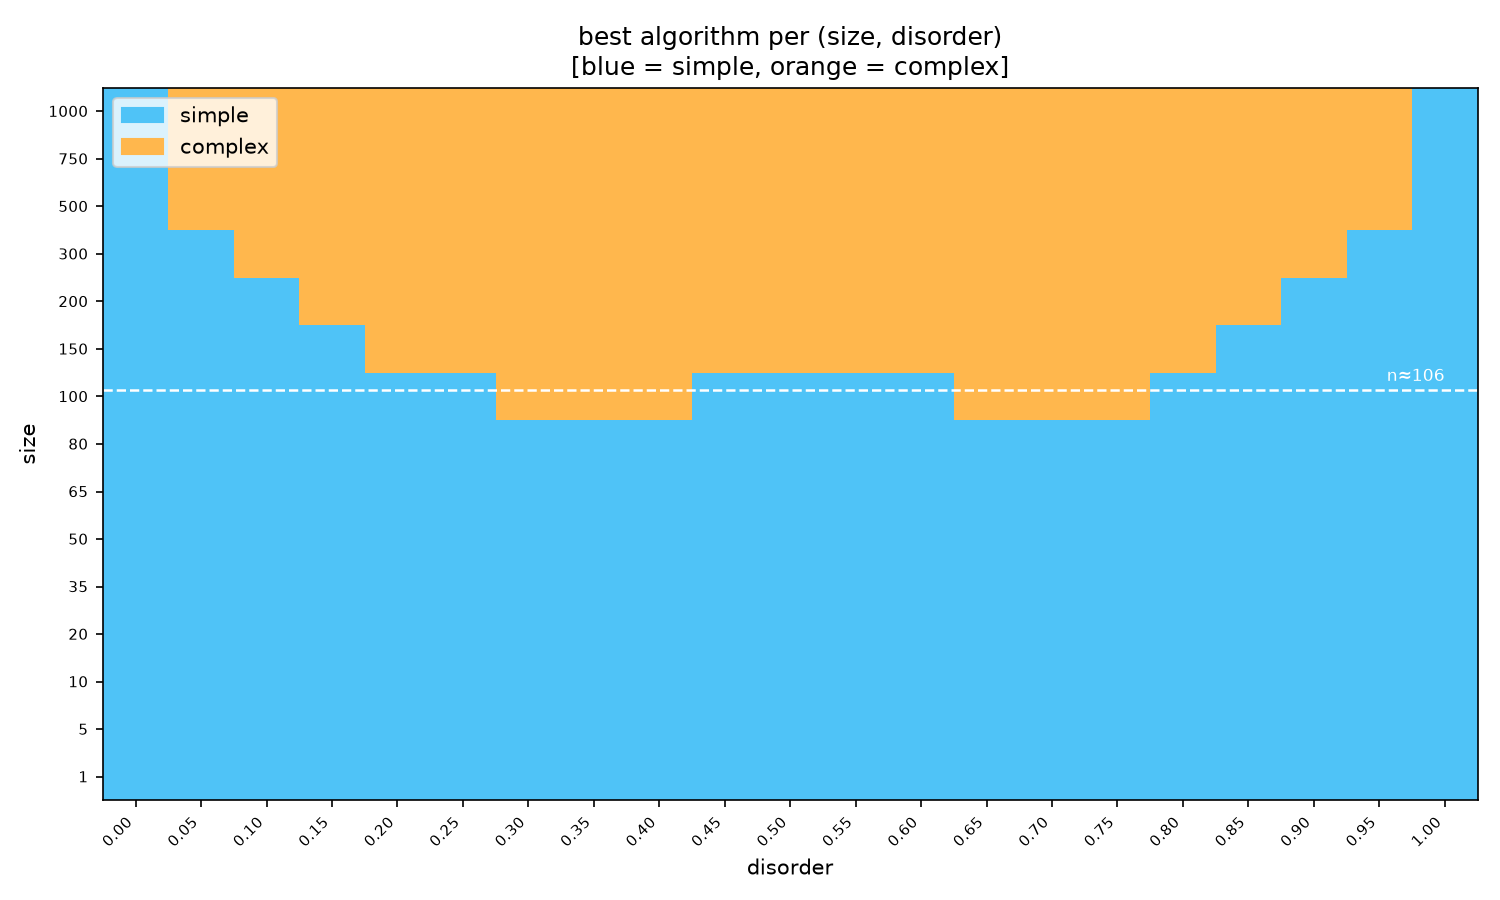

Python code for this plot:
import pandas as pd
import numpy as np
import matplotlib.pyplot as plt
import matplotlib.patches as mpatches

df = pd.read_csv('ps_graph_data.txt', sep='\t')

sizes    = sorted(df['size'].unique())
disorders = sorted(df['disorder'].unique())

simple_  = df[df['algorithm'] == 'simple'].set_index(['size', 'disorder'])['ops_avg']
complex_ = df[df['algorithm'] == 'complex'].set_index(['size', 'disorder'])['ops_avg']
diff     = simple_ - complex_   # negative = simple wins, positive = complex wins

def crossovers(n):
    pts = []
    prev_winner = None
    for i in range(len(disorders) - 1):
        d1, d2 = disorders[i], disorders[i + 1]
        try:
            v1, v2 = diff[(n, d1)], diff[(n, d2)]
        except KeyError:
            continue
        if v1 * v2 < 0:
            cx = d1 - v1 * (d2 - d1) / (v2 - v1)
            pts.append(cx)
    return pts

# --- size crossover at d=0.5 ---
n_cross = None
for i in range(len(sizes) - 1):
    n1, n2 = sizes[i], sizes[i + 1]
    try:
        v1, v2 = diff[(n1, 0.5)], diff[(n2, 0.5)]
        if v1 * v2 < 0:
            n_cross = n1 - v1 * (n2 - n1) / (v2 - v1)
            break
    except KeyError:
        pass

# --- disorder crossovers per size ---
d_low_pts  = []   # (n, d) where simple → complex
d_high_pts = []   # (n, d) where complex → simple

for n in sizes:
    cx = crossovers(n)
    if len(cx) >= 2:
        lo, hi = sorted(cx)[:2]
        d_low_pts.append((n, lo))
        d_high_pts.append((n, hi))
    elif len(cx) == 1:
        try:
            first = diff[(n, disorders[0])]
            if first < 0:
                d_low_pts.append((n, cx[0]))
            else:
                d_high_pts.append((n, cx[0]))
        except KeyError:
            pass

# --- print report ---
print()
print("  ps_adapt  |  empirical algorithm selection zones")
print("  " + "=" * 50)

if n_cross:
    print(f"\n  size crossover (d=0.5):  n ≈ {n_cross:.0f}")
    print(f"    → below n≈{n_cross:.0f} : simple wins regardless of disorder")

print(f"\n  disorder crossovers per size (where simple ↔ complex):")
print(f"  {'n':>6}  {'simple wins when':>35}")
print("  " + "-" * 44)

for n in sizes:
    cx = crossovers(n)
    try:
        first = diff[(n, disorders[0])]
    except KeyError:
        continue

    if not cx:
        zone = 'always' if first <= 0 else 'never'
        print(f"  {n:>6}  {zone:>35}")
    elif len(cx) == 1:
        c = cx[0]
        zone = f'd < {c:.2f}' if first < 0 else f'd > {c:.2f}'
        print(f"  {n:>6}  {zone:>35}")
    else:
        lo, hi = sorted(cx)[:2]
        if first < 0:
            zone = f'd < {lo:.2f}  or  d > {hi:.2f}'
        else:
            zone = f'{lo:.2f} < d < {hi:.2f}'
        print(f"  {n:>6}  {zone:>35}")

# --- adaptive rules summary ---
if d_low_pts and d_high_pts and n_cross:
    lo_ns, lo_ds = zip(*d_low_pts)
    hi_ns, hi_ds = zip(*d_high_pts)
    avg_lo = np.mean(lo_ds)
    avg_hi = np.mean(hi_ds)
    print(f"\n  adaptive rule (simplified average thresholds):")
    print(f"    if n < {n_cross:.0f}:")
    print(f"      → use simple")
    print(f"    else:")
    print(f"      if d < {avg_lo:.2f} or d > {avg_hi:.2f}:")
    print(f"        → use simple")
    print(f"      else:")
    print(f"        → use complex")

print()

# --- heatmap ---
grid = np.full((len(sizes), len(disorders)), np.nan)
for i, n in enumerate(sizes):
    for j, d in enumerate(disorders):
        try:
            grid[i, j] = 0 if diff[(n, d)] <= 0 else 1
        except KeyError:
            pass

fig, ax = plt.subplots(figsize=(10, 6))
cmap = plt.cm.colors.ListedColormap(['#4fc3f7', '#ffb74d'])
ax.imshow(grid, aspect='auto', origin='lower', cmap=cmap, vmin=0, vmax=1)

ax.set_xticks(range(len(disorders)))
ax.set_xticklabels([f'{d:.2f}' for d in disorders], rotation=45, ha='right', fontsize=7)
ax.set_yticks(range(len(sizes)))
ax.set_yticklabels(sizes, fontsize=7)
ax.set_xlabel('disorder')
ax.set_ylabel('size')
ax.set_title('best algorithm per (size, disorder)\n[blue = simple, orange = complex]')

simple_patch  = mpatches.Patch(color='#4fc3f7', label='simple')
complex_patch = mpatches.Patch(color='#ffb74d', label='complex')
ax.legend(handles=[simple_patch, complex_patch], loc='upper left')

if n_cross:
    n_idx = np.interp(n_cross, sizes, range(len(sizes)))
    ax.axhline(n_idx, color='white', linestyle='--', linewidth=1.2)
    ax.text(len(disorders) - 1, n_idx + 0.2, f'n≈{n_cross:.0f}', color='white', fontsize=8, ha='right')

plt.tight_layout()
plt.savefig('ps_adapt.png', dpi=150)
plt.show()
